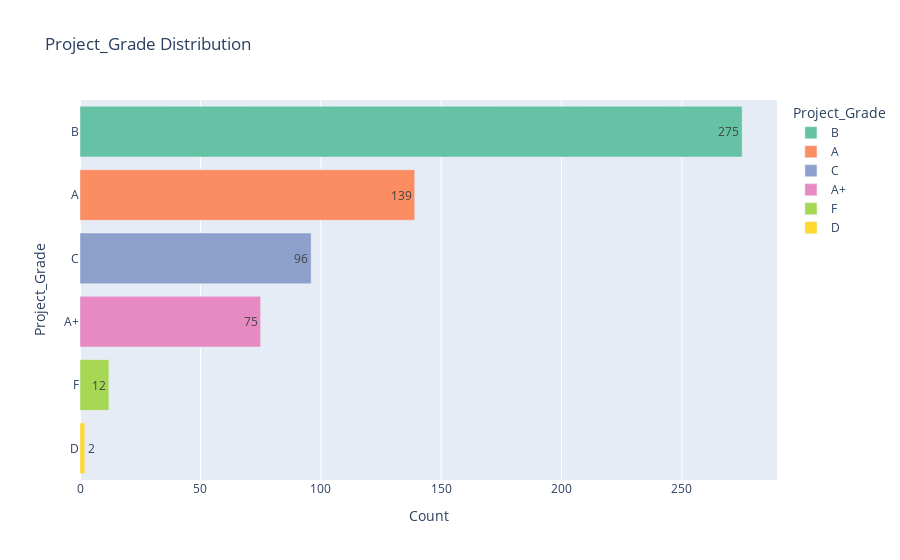

The cell this chart's notebook holds for it:
### Code cell
grade_counts = df['Project_Grade'].value_counts().reset_index()
grade_counts.columns = ['Project_Grade', 'Count']

# Create a horizontal bar chart
fig = px.bar(
    grade_counts,
    x='Count',
    y='Project_Grade',
    orientation='h',
    title="Project_Grade Distribution",
    text='Count',  # Show count values on bars
    color='Project_Grade',  # Different colors for each grade
    color_discrete_sequence=px.colors.qualitative.Set2  # Custom color palette
)

# Adjust layout
fig.update_layout(yaxis=dict(categoryorder="total ascending"))
fig.show()

### Figure 1 — Plotly figure (JSON) as saved in the notebook; plotly's stock layout.template omitted (floating-point values rounded to 4 significant figures)
{"data": [{"hovertemplate": "Project_Grade=%{y}<br>Count=%{text}<extra></extra>", "legendgroup": "B", "marker": {"color": "rgb(102,194,165)", "pattern": {"shape": ""}}, "name": "B", "orientation": "h", "showlegend": true, "text": [275.0], "textposition": "auto", "type": "bar", "x": [275], "xaxis": "x", "y": ["B"], "yaxis": "y"}, {"hovertemplate": "Project_Grade=%{y}<br>Count=%{text}<extra></extra>", "legendgroup": "A", "marker": {"color": "rgb(252,141,98)", "pattern": {"shape": ""}}, "name": "A", "orientation": "h", "showlegend": true, "text": [139.0], "textposition": "auto", "type": "bar", "x": [139], "xaxis": "x", "y": ["A"], "yaxis": "y"}, {"hovertemplate": "Project_Grade=%{y}<br>Count=%{text}<extra></extra>", "legendgroup": "C", "marker": {"color": "rgb(141,160,203)", "pattern": {"shape": ""}}, "name": "C", "orientation": "h", "showlegend": true, "text": [96.0], "textposition": "auto", "type": "bar", "x": [96], "xaxis": "x", "y": ["C"], "yaxis": "y"}, {"hovertemplate": "Project_Grade=%{y}<br>Count=%{text}<extra></extra>", "legendgroup": "A+", "marker": {"color": "rgb(231,138,195)", "pattern": {"shape": ""}}, "name": "A+", "orientation": "h", "showlegend": true, "text": [75.0], "textposition": "auto", "type": "bar", "x": [75], "xaxis": "x", "y": ["A+"], "yaxis": "y"}, {"hovertemplate": "Project_Grade=%{y}<br>Count=%{text}<extra></extra>", "legendgroup": "F", "marker": {"color": "rgb(166,216,84)", "pattern": {"shape": ""}}, "name": "F", "orientation": "h", "showlegend": true, "text": [12.0], "textposition": "auto", "type": "bar", "x": [12], "xaxis": "x", "y": ["F"], "yaxis": "y"}, {"hovertemplate": "Project_Grade=%{y}<br>Count=%{text}<extra></extra>", "legendgroup": "D", "marker": {"color": "rgb(255,217,47)", "pattern": {"shape": ""}}, "name": "D", "orientation": "h", "showlegend": true, "text": [2.0], "textposition": "auto", "type": "bar", "x": [2], "xaxis": "x", "y": ["D"], "yaxis": "y"}], "layout": {"barmode": "relative", "legend": {"title": {"text": "Project_Grade"}, "tracegroupgap": 0}, "title": {"text": "Project_Grade Distribution"}, "xaxis": {"anchor": "y", "domain": [0, 1], "title": {"text": "Count"}}, "yaxis": {"anchor": "x", "categoryarray": ["D", "F", "A+", "C", "A", "B"], "categoryorder": "total ascending", "domain": [0, 1], "title": {"text": "Project_Grade"}}}}
